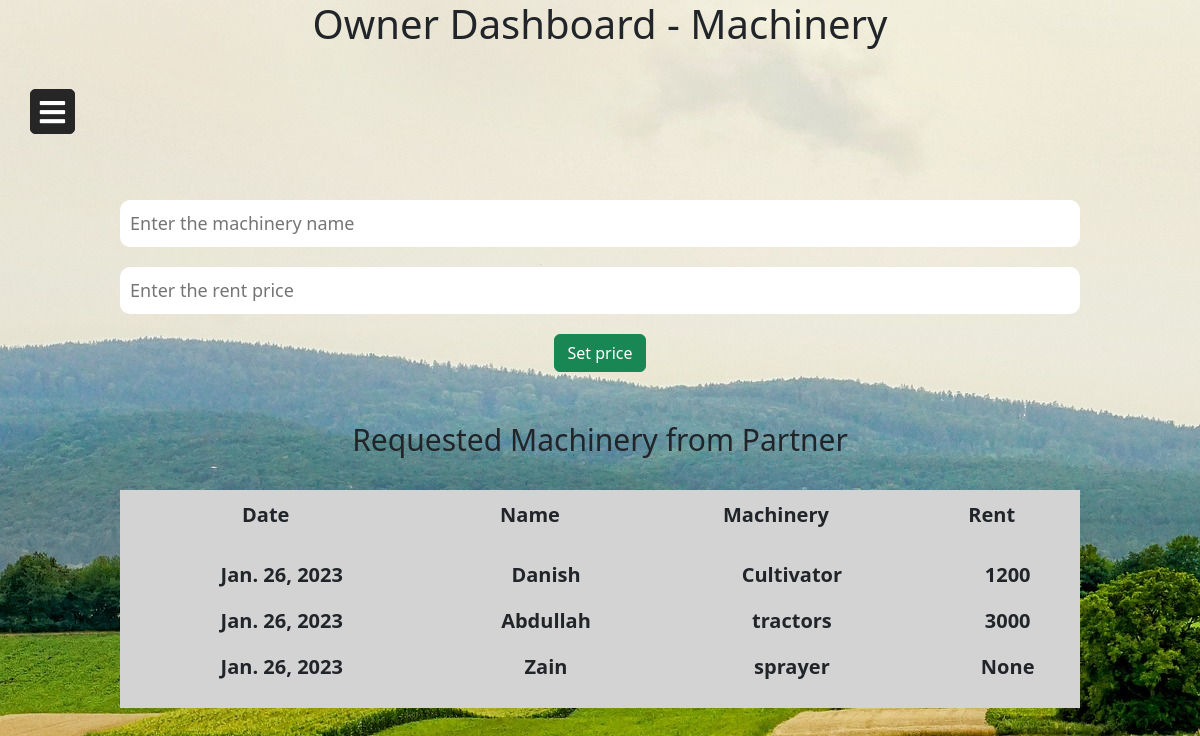
Screenshot of /owner_machinery with the database file from the repository.
### Agriculture/models.py (models this page shows)
class Machinery(models.Model):
    partner_name = models.CharField(max_length=122, null=True)
    machinery = models.CharField(max_length=122, null=True)
    date = models.DateField(null=True)
    rent = models.IntegerField(null=True)

### Agriculture/views.py (the view, shortened to what this page needs)
# urls.py: path("owner_machinery", views.owner_machinery, name = "Owner_Machinery"),
def owner_machinery(request):
    partner_name = Machinery.objects.values_list('partner_name')
    partner_name = removespaces(partner_name)
    machinery_req = Machinery.objects.values_list('machinery')
    machinery_req = removespaces(machinery_req)
    date = Machinery.objects.values_list('date')
    date = removespaces(date)
    rent_lst = Machinery.objects.values_list('rent')
    rent_lst = removespaces(rent_lst)
    dict_machinery_req = {'partner_name': partner_name, 'machinery_req': machinery_req, 'date': date,'rent_machinery':rent_lst}
    return render(request, 'owner_machinery.html', dict_machinery_req)

### Agriculture/views.py (called while the page is built)
def removespaces(lst):
    res_lst = []
    for i in range(len(lst)):
        res_lst.append(lst[i][0])
    return res_lst

### templates/owner_machinery.html (shortened to what this page needs)
<!DOCTYPE html>
<html>
<head>
    <link rel="stylesheet" href="https://cdnjs.cloudflare.com/ajax/libs/font-awesome/5.15.3/css/all.min.css"/>
    <link href="https://cdn.jsdelivr.net/npm/bootstrap@5.3.0-alpha1/dist/css/bootstrap.min.css" rel="stylesheet"
>
</head>
<body style="background-image: url(/static/public/loginPage_b3.jpg);">
<span><h1>Owner Dashboard - Machinery</h1></span>
<label for="check">
    <i class="fas fa-bars" id="btn"></i>
</label>
<br><br><br><br><br><br>
<div align="center">
    <form method="post">{% csrf_token %}
        <input class="b" type="text" name='p_name' id="p_name" placeholder="Enter the machinery name">
        <input class="b" type="text" name='p_machinery' id="p_machinery"
               placeholder="Enter the rent price">
        <br>
        <button class="btn btn-success" type="submit">Set price</button>
    </form>
</div>
<h2 class="records-heading">Requested Machinery from Partner</h2><br>
<table id="transaction-table">
    <tr align="center">
        <th>Date<br>
            <br>
            <ul>
                {% for date in date %}
                <p>{{ date }}</p>
                {% endfor %}
            </ul>
        </th>
        <th>Name<br>
            <br>
            <ul>
                {% for name in partner_name %}
                <p>{{ name }}</p>
                {% endfor %}
            </ul>
        </th>
        <th>Machinery<br>
            <br>
            <ul>
                {% for machinery in machinery_req %}
                <p>{{ machinery }}</p>
                {% endfor %}
            </ul>
        </th>
        <th>Rent<br>
            <br>
            <ul>
                {% for rent in rent_machinery %}
                <p>{{ rent }}</p>
                {% endfor %}
            </ul>
        </th>
    </tr>
</table>
</body>
</html>

### templates/owner_machinery.html (style rules this page uses)
* { margin: 0; padding: 0; text-decoration: none; }
label #btn,label #cancel { position: absolute; cursor: pointer; color: white; border-radius: 5px; border: 1px solid #262626; margin: 15px 30px; font-size: 29px; background: #262626; height: 45px; width: 45px; text-align: center; line-height: 45px; transition: all .5s ease; }
h1 { text-align: center; font-size: 50px; font-weight: bold; }
.records-heading { text-align: center; font-size: 30px; margin-top: 50px; }
table { width: 80%; margin: 0 auto; border-collapse: collapse; }
th,td { border: 1px solid black; padding: 10px; font-size: 20px; }
th { background-color: lightgray; }
input[type="text"] { margin-bottom: 20px; padding: 10px; font-size: 18px; width: 80%; border-radius: 10px; border: none; }
.b { align-items: center; }

### rows the page displays
Machinery: partner_name "Danish", machinery "Cultivator"
Machinery: partner_name "Abdullah", machinery "tractors"
Machinery: partner_name "Zain", machinery "sprayer"

### other values shown
{{ date }} "Jan. 26, 2023" "Jan. 26, 2023" "Jan. 26, 2023"
{{ rent }} "1200" "3000" "None"
